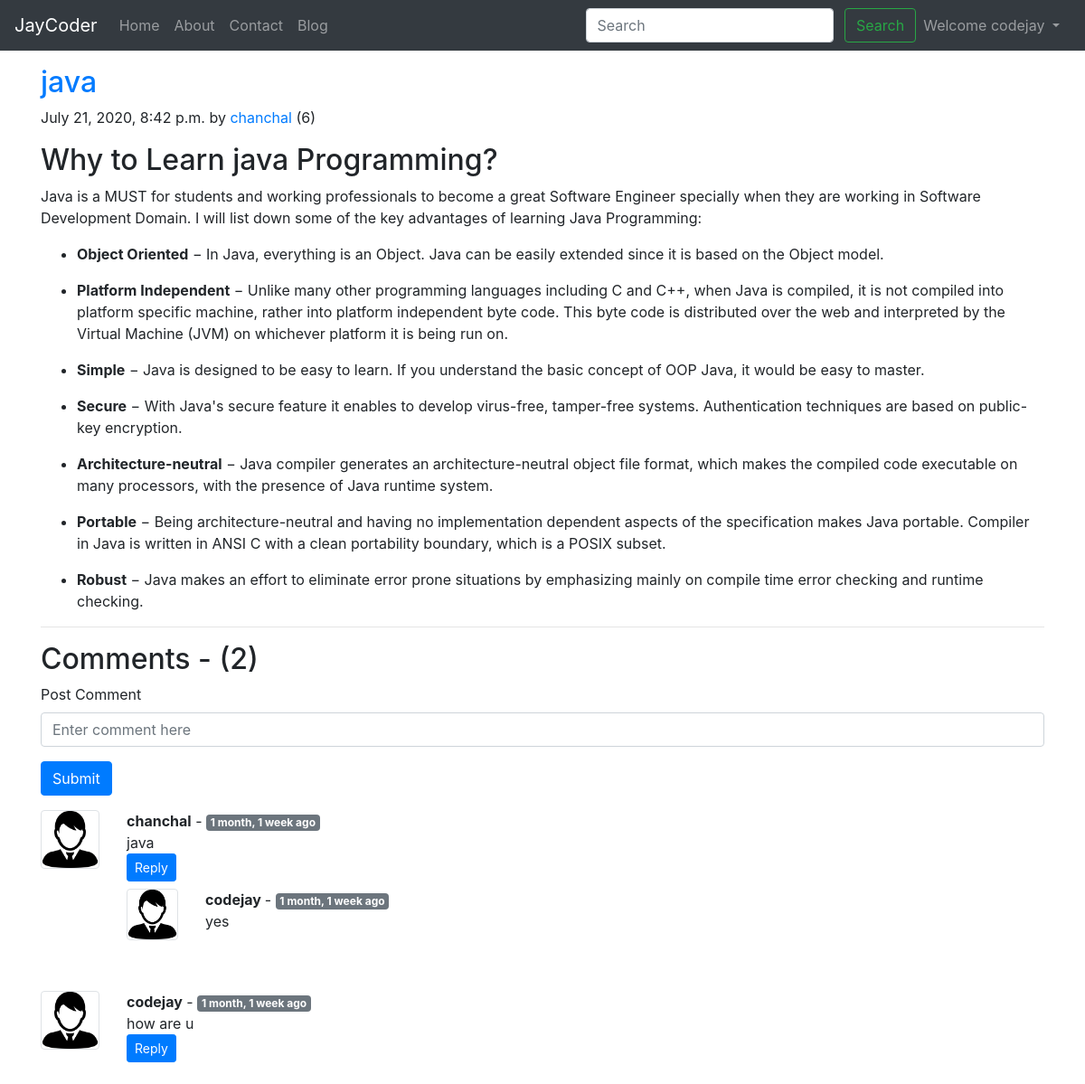
The page /blog/java programming (signed in) on the database its author committed.
### blog/models.py (models this page shows, shortened)
class Post(models.Model):
    sno=models.AutoField(primary_key=True)
    title=models.CharField(max_length=255)
    author=models.CharField(max_length=13)
    views=models.IntegerField(default=0)
    slug=models.CharField(max_length=130)
    content=models.TextField()
    timestamp=models.DateTimeField(blank=True)

class BlogComment(models.Model):
    sno=models.AutoField(primary_key=True)
    comment=models.TextField()
    user=models.ForeignKey(User, on_delete=models.CASCADE)
    post=models.ForeignKey(Post, on_delete=models.CASCADE)
    parent=models.ForeignKey('self', on_delete=models.CASCADE, null=True)
    timestamp=models.DateTimeField(default=now)

### blog/views.py (the view)
# urls.py: path('<str:slug>', views.blogpost, name='blogpost'),
def blogpost(request, slug):
    post=Post.objects.filter(slug=slug).first()
    post.views=post.views + 1
    post.save()
    comments=BlogComment.objects.filter(post=post, parent=None)
    replies=BlogComment.objects.filter(post=post).exclude(parent=None)
    replydict={}
    for reply in replies:
        if reply.parent.sno not in replydict.keys():
            replydict[reply.parent.sno]=[reply]
        else:
            replydict[reply.parent.sno].append(reply)
    context={'post':post, 'comments':comments, 'user':request.user, 'replydict':replydict}
    return render(request, 'blog/blogpost.html', context)

### blog/templatetags/extras.py (called while the page is built)
@register.filter(name='get_val')
def get_val(dict, key):
    return dict.get(key)

### templates/blog/blogpost.html (shortened to what this page needs)
{% extends 'base.html' %}
{% block body %}
{% load humanize %}
{% load extras %}
<div class="container my-3">
        <h2 class="blog-post-title text-primary">{{post.title}}</h2>
        <p class="blog-post-meta">{{post.timestamp}} by <a href="#">{{post.author}}</a>
        (<span>{{post.views}}</span>) </p>
        <p>{{post.content|safe}}</p>
        <hr>
</div>
<div class="container">
        <h2>Comments - ({{comments.count}})</h2>
        <div class="my-2">
                {% if user.is_authenticated %}
                <form action="/blog/postcomment" method="post">
                        <div class="form-group">
                                <label for="exampleInputEmail1">Post Comment</label>
                                <input type="text" class="form-control" name="comment" id="comment"
                                        placeholder="Enter comment here">
                        </div>
                        <button type="submit" class="btn btn-primary">Submit</button>
                </form>
                {% else %}
                <h4 class="text-success">Please login to post a comments</h4>
                {% endif %}
        </div>
        {% for comment in comments %}
        <div class="row my-3">
                <div class="col-md-1 ">
                        <img class="rounded w-100 border border.primary" src="/static/img/user.png" alt="">
                </div>
                <div class="col-md-11"><b>{{comment.user.username}}</b>
                        - <span class="badge badge-secondary">{{comment.timestamp | naturaltime}}
                        </span>
                        <div>{{comment.comment}}</div>
                        <div class="reply mx-0">
                                {% if user.is_authenticated %}
                                <button class="btn btn-sm btn-primary" type="button" data-toggle="collapse"
                                        data-target="#replybox{{comment.sno}}" aria-expanded="false"
                                        aria-controls="replybox{{comment.sno}}">
                                        Reply
                                </button>
                                {% else %}
                                <button class="btn btn-sm btn-primary" type="button" data-toggle="collapse"
                                        data-target="#replybox{{comment.sno}}" aria-expanded="false"
                                        aria-controls="replybox{{comment.sno}}"  dissabled>
                                        Login to Reply
                                </button>
                                {% endif %}
                                <div class="replies  my-2">
                                        {% for reply in replydict|get_val:comment.sno %}
                                        <div class="row my-2">
                                                <div class="col-md-1 ">
                                                        <img class="rounded w-100 border border.primary"
                                                                src="/static/img/user.png" alt="">
                                                </div>
                                                <div class="col-md-11"><b>{{reply.user.username}}
                                                </b>- <span class="badge badge-secondary">{{reply.timestamp | naturaltime}}</span>
                                                <div>{{reply.comment}}</div>
                                                </div>
                                        </div>
                                        <br>
                                        {% endfor %}
                                </div>
                        </div>
                </div>
        </div>
        {% endfor %}
</div>
{% endblock body %}

### templates/base.html (shortened to what this page needs)
<!doctype html>
<html lang="en">
<head>
  <link rel="stylesheet" href="https://stackpath.bootstrapcdn.com/bootstrap/4.5.0/css/bootstrap.min.css"
>
</head>
<body>
  <nav class="navbar navbar-expand-lg navbar-dark bg-dark">
    <a class="navbar-brand" href="/">JayCoder</a>
    <div class="collapse navbar-collapse" id="navbarSupportedContent">
      <ul class="navbar-nav mr-auto">
        <li class="nav-item {% block homeactive %}{% endblock homeactive %}">
          <a class="nav-link" href="/">Home <span class="sr-only">(current)</span></a>
        </li>
        <li class="nav-item {% block aboutactive %}{% endblock aboutactive %}">
          <a class="nav-link" href="/about">About</a>
        </li>
        <li class="nav-item {% block contactactive %}{% endblock contactactive %}">
          <a class="nav-link" href="/contact">Contact</a>
        </li>
        <li class="nav-item {% block blogactive %}{% endblock blogactive %}">
          <a class="nav-link" href="/blog">Blog</a>
        </li>
      </ul>
      <div class="ml-auto form-inline">
      <form method="get" action="/search" class=" my-2 my-lg-0">
        <input class="form-control mr-sm-2" type="search" placeholder="Search" aria-label="Search" name="query"
          id="query">
        <button class="btn btn-outline-success my-2 my-sm-0" type="submit">Search</button>
      </form>
      {% if user.is_authenticated %}
      <ul class="navbar-nav mr-1">
      <li class="nav-item dropdown">
        <a class="nav-link dropdown-toggle" href="#" id="navbarDropdown" role="button" data-toggle="dropdown" aria-haspopup="true" aria-expanded="false">
          Welcome {{request.user}}
        </a>
      </li>
      </ul>
     {% endif %}
     </div>
    </div>
  </nav>
  {% block body %} {% endblock body %}
</body>
</html>

### rows shown on the page
Post: title "java", timestamp "July 21, 2020, 8:42 p.m.", author "chanchal", views "6", content "Why to Learn java Programming? Java is a MUST for students and working professionals to become a great Software Engineer specially when they are working in Software Development Domain. I will list down some of the key advantages of learning Java Programming: Object Oriented − In Java, everything is an Object. Java can be easily extended since it is based on the Object model. Platform Independent − Unlike many other programming languages including C and C++, when Java is compiled, it is not compiled into platform specific machine, rather into platform independent byte code. This byte code is distributed over the web and interpreted by the Virtual Machine (JVM) on whichever platform it is…"
BlogComment: user.username "chanchal", timestamp "1 month, 1 week ago", comment "java"
BlogComment: user.username "codejay", timestamp "1 month, 1 week ago", comment "yes"
BlogComment: user.username "codejay", timestamp "1 month, 1 week ago", comment "how are u"

### other values the page prints
{{ request.user }} "codejay"
{{ comments.count }} "2"
